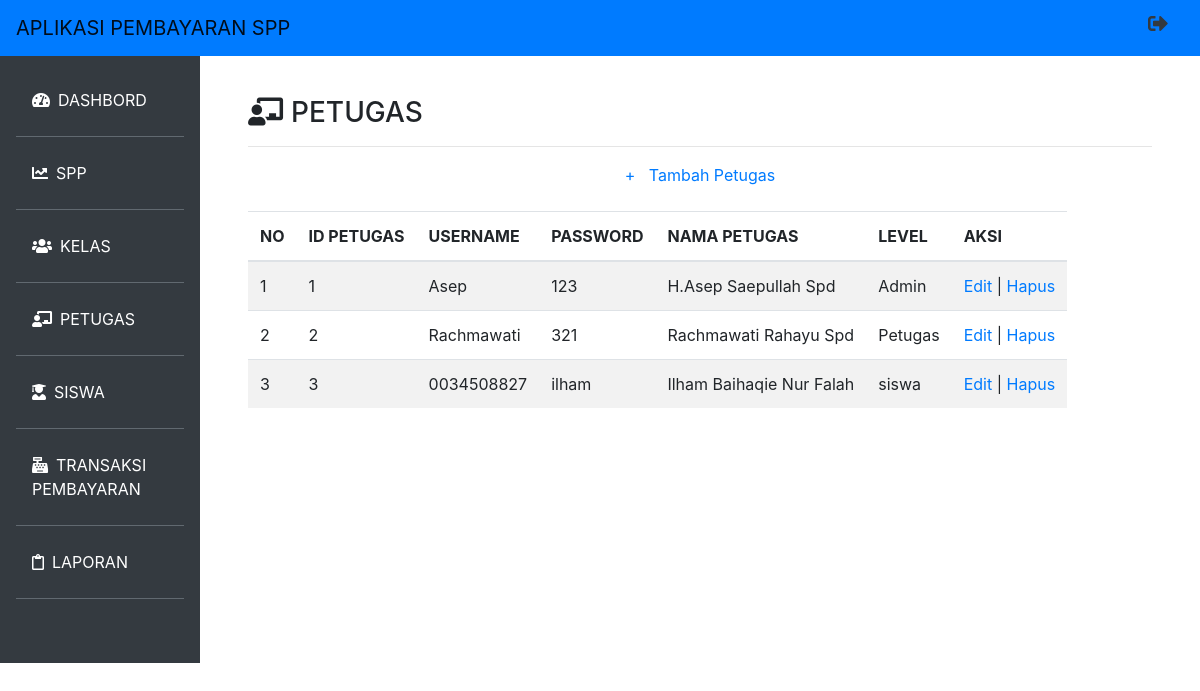
The app's page /petugas.php, older data.
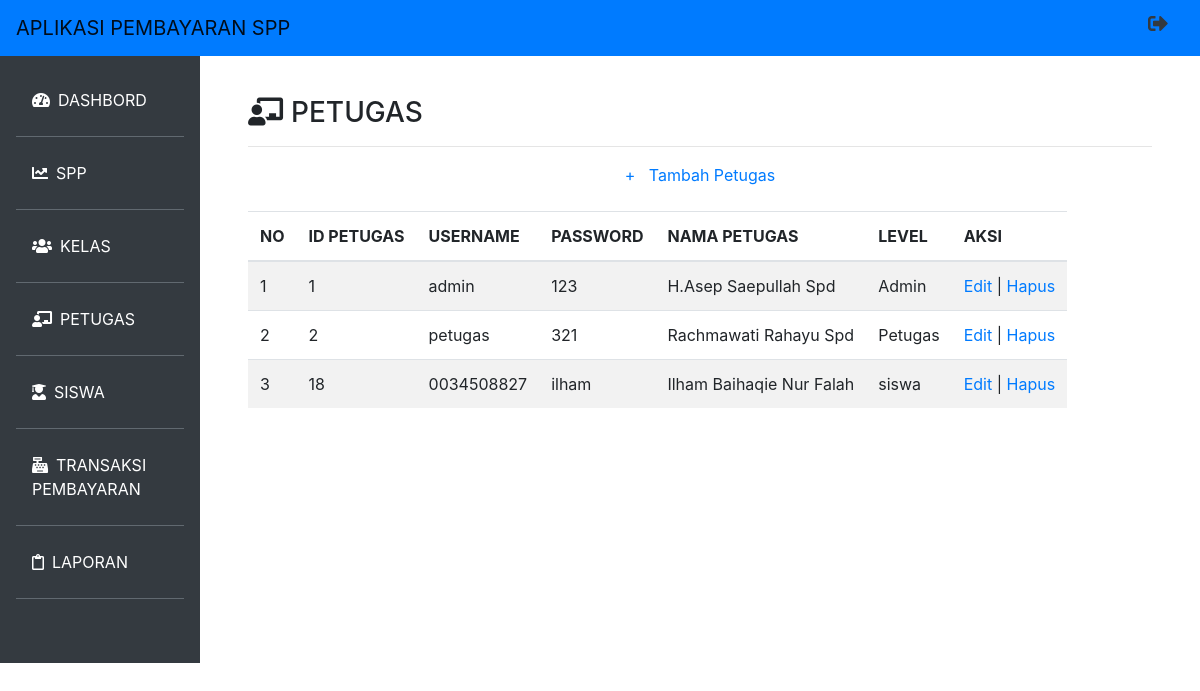
The same page, newer data.
### tables this page shows
CREATE TABLE `petugas` (
  `id_petugas` int(11) NOT NULL,
  `username` varchar(30) NOT NULL,
  `password` varchar(32) NOT NULL,
  `nama_petugas` varchar(35) NOT NULL,
  `level` enum('Admin','Petugas','siswa','') NOT NULL
);

### petugas.php (the view, shortened to what this page needs)
<?php
  include('koneksi.php');
?>
<!doctype html>
<html lang="en">
  <head>
    <link rel="stylesheet" href="https://maxcdn.bootstrapcdn.com/bootstrap/4.0.0/css/bootstrap.min.css">
    <link rel="stylesheet" type="text/css" href="indexstyle.css">
    <link rel="stylesheet" type="text/css" href="fontawesome/css/all.min.css">
  </head>
  <body>
    <nav class="navbar navbar-expand-lg navbar-light bg-primary fixed-top">
          <a class="navbar-brand" href="#">APLIKASI PEMBAYARAN SPP</a>
              <div class="icon ml-auto">
               <h5>
                  <a href="logout.php" class="text-dark"><i class="fas fa-sign-out-alt mr-3 " data-toggle="tooltip" title="Sign Out"></i></a>
                </h5>
              </div>
        </nav>
     <div class="row no-gutters mt-5">
         <div class="col-md-2 bg-dark mt-2 pr-3 pt-4 ">
            <ul class="nav flex-column ml-3 mb-5">
                  <li class="nav-item">
                    <a class="nav-link active text-white" href="header.php"><i class="fas fa-tachometer-alt mr-2"></i>DASHBORD</a><hr class="bg-secondary">
                  </li>
                  <li class="nav-item">
                    <a class="nav-link active text-white" href="spp.php"><i class="fas fa-chart-line mr-2"></i>SPP</a><hr class="bg-secondary">
                  </li>
                  <li class="nav-item">
                    <a class="nav-link text-white" href="kelas.php"><i class="fas fa-users mr-2"></i>KELAS</a><hr class="bg-secondary">
                  </li>
                  <li class="nav-item">
                    <a class="nav-link text-white" href="petugas.php"><i class="fas fa-chalkboard-teacher mr-2"></i>PETUGAS</a><hr class="bg-secondary">
                  </li>
                  <li class="nav-item">
                    <a class="nav-link text-white" href="siswa.php"><i class="fas fa-user-graduate mr-2"></i>SISWA</a><hr class="bg-secondary">
                  </li>
                  <li class="nav-item">
                    <a class="nav-link text-white" href="transaksi.php"><i class="fas fa-cash-register mr-2"></i>TRANSAKSI PEMBAYARAN</a><hr class="bg-secondary">
                  </li>
                  <li class="nav-item">
                    <a class="nav-link text-white" href="laporan.php"><i class="far fa-clipboard mr-2"></i>LAPORAN</a><hr class="bg-secondary">
                  </li>
                </ul>
        </div>
          <div class="col-md-10 p-5 pt-4">
            <h3><i class="fas fa-chalkboard-teacher mr-2"></i>PETUGAS</h3><hr>
              <center><a href="tambahpetugas.php">+ &nbsp; Tambah Petugas</a><center>
    <br/>
    <table class="table table-striped table-responsive">
  <thead>
    <tr>
      <th scope="col">NO</th>
      <th scope="col">ID PETUGAS</th>
      <th scope="col">USERNAME</th>
      <th scope="col">PASSWORD</th>
      <th scope="col">NAMA PETUGAS</th>
      <th scope="col">LEVEL</th>
      <th scope="col">AKSI</th>
    </tr>
  </thead>
  <tbody>
      <?php
      $query = "SELECT * FROM petugas ORDER BY id_petugas ASC";
      $result = mysqli_query($koneksi, $query);
      $no = 1;
      while($row = mysqli_fetch_assoc($result))
      {
      ?>
       <tr>
          <td><?php echo $no; ?></td>
          <td><?php echo $row['id_petugas']; ?></td>
          <td><?php echo $row['username']; ?></td>
          <td><?php echo $row['password']; ?></td>
          <td><?php echo $row['nama_petugas']; ?></td>
           <td><?php echo $row['level']; ?></td>
          <td>
              <a href="edit_petugas.php?id=<?php echo $row['id_petugas']; ?>">Edit</a> |
              <a href="proses_hapuspetugas.php?id=<?php echo $row['id_petugas']; ?>" onClick="return confirm('Apakah anda yakin akan menghapus data ini?')">Hapus</a>
          </td>
      </tr>
      <?php
        $no++;
      }
      ?>
    </tbody>
</table>
      </div>
      </div>
  </body>
</html>

Row changes from the older to the newer data that the page shows:
removed petugas: id_petugas "3", username "0034508827", password "ilham", nama_petugas "Ilham Baihaqie Nur Falah", level "siswa"
changed petugas "H.Asep Saepullah Spd": username "Asep" → "admin"
changed petugas "Rachmawati Rahayu Spd": username "Rachmawati" → "petugas"
added petugas: id_petugas "18", username "0034508827", password "ilham", nama_petugas "Ilham Baihaqie Nur Falah", level "siswa"
